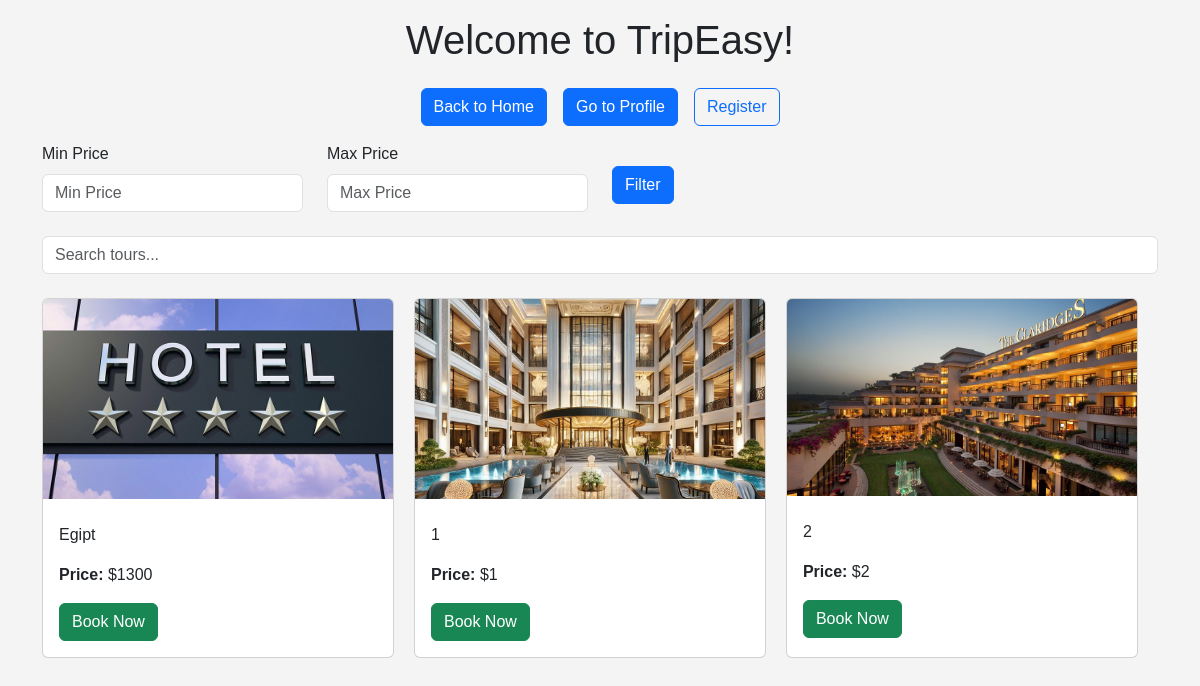
Before: / with the older database file.
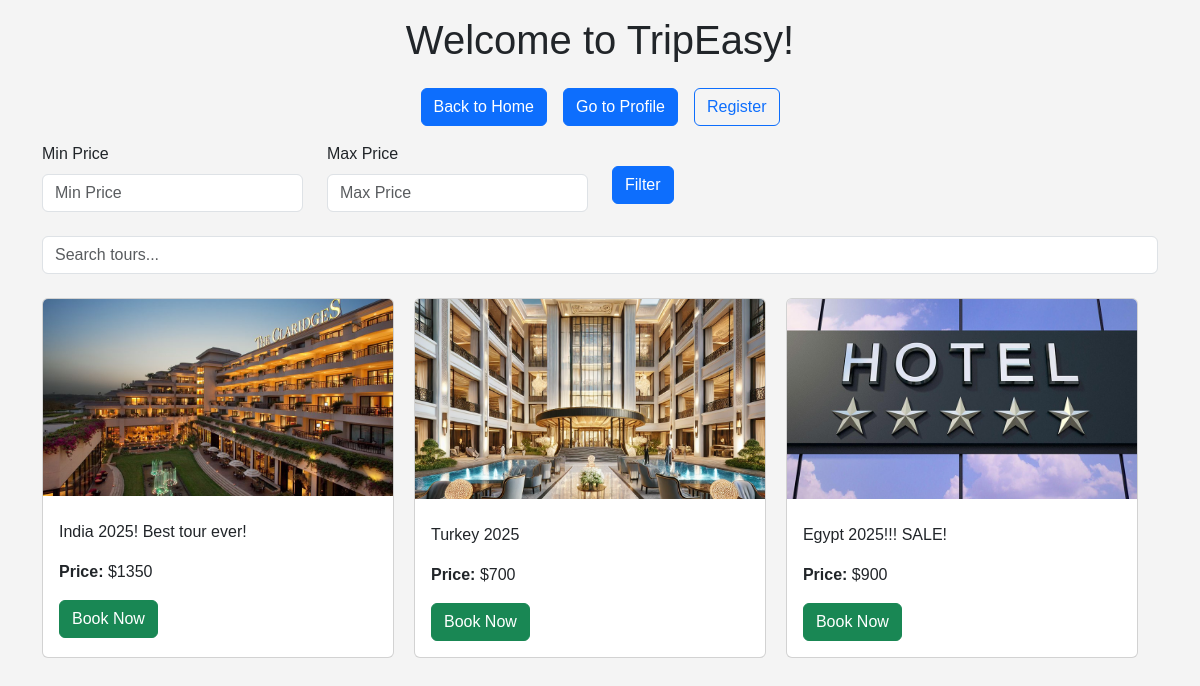
After: the same page with the newer database file.
### db.py (models this page shows)
class Tour(Base):
    __tablename__ = "tours"
    id = Column(Integer, primary_key=True, index=True)
    text = Column(String)
    price = Column(Integer)
    image = Column(String)
    bookings = relationship("Booking", back_populates="tour")

### views.py (the view)
@app.get('/', response_class=HTMLResponse)
async def index(request: Request, db: Session=Depends(get_db)):
    tour = db.query(Tour).all()
    return templates.TemplateResponse('index.html', {'title': 'Home', 'tours': tour, 'request': request})

### templates/index.html (shortened to what this page needs)
{% extends 'base.html' %}
{% block content %}
    <div>
        <form id="filterForm" method="get" class="mb-4">
            <div class="row">
                <div class="col-md-3">
                    <label for="minPrice" class="form-label">Min Price</label>
                    <input type="number" id="minPrice" name="min_price" class="form-control" placeholder="Min Price">
                </div>
                <div class="col-md-3">
                    <label for="maxPrice" class="form-label">Max Price</label>
                    <input type="number" id="maxPrice" name="max_price" class="form-control" placeholder="Max Price">
                </div>
                <div class="col-md-3">
                    <button type="submit" class="btn btn-primary mt-4">Filter</button>
                </div>
            </div>
        </form>
        <input type="text" id="searchInput" class="form-control" placeholder="Search tours...">
    </div>
                <div class="tour-container mt-4" id="tourList">
                    {% for tour in tours %}
                        <div class="tour-item">
                            <div class="card h-100">
                                <img class="tour-image card-img-top" src="{{ tour.image }}" alt="Tour Image">
                                <div class="card-body">
                                    <p class="tour-text">{{ tour.text }}</p>
                                    <p><strong>Price:</strong> ${{ tour.price }}</p>
                                    <a href="/book-tour/{{ tour.id }}" class="btn btn-success">Book Now</a>
                                </div>
                            </div>
                        </div>
                    {% else %}
                        <p>No tours available at the moment.</p>
                    {% endfor %}
                </div>
            </div>
{% endblock %}

### templates/base.html (shortened to what this page needs)
<!DOCTYPE html>
<html lang="en">
<head>
    <link href="https://cdn.jsdelivr.net/npm/bootstrap@5.3.0-alpha1/dist/css/bootstrap.min.css" rel="stylesheet">
    <link rel="stylesheet" href="/static/css/style.css">
    <link rel="stylesheet" title="theme" href="#">
</head>
<body>
    <div class="container">
        <header class="d-flex justify-content-center py-3">
            <h1>Welcome to TripEasy!</h1>
        </header>
        <header class="d-flex justify-content-center">
          <ul class="nav nav-pills">
            <li class="nav-item"><a href="/" class="btn btn-primary">Back to Home</a></li>
            <li class="nav-item"><a href="/profile" class="btn btn-primary mx-3">Go to Profile</a></li>
            <li class="nav-item"><a href="/registration" class="btn btn-outline-primary">Register</a></li>
          </ul>
        </header>
    </div>
    <div class="container mt-3">
        {% block content %}
        {% endblock %}
</body>
</html>

### static/css/style.css (style rules this page uses)
* { margin: 0; padding: 0; box-sizing: border-box; }
body { font-family: Arial, sans-serif; background-color: #f4f4f4; }
#filterForm .form-control { width: 100%; }
.tour-container { display: flex; flex-wrap: wrap; gap: 20px; }
.tour-item { width: calc(33.33% - 20px); margin-bottom: 20px; }
.card { height: 100%; display: flex; flex-direction: column; }
.card-img-top { max-height: 200px; object-fit: cover; }
.card-body { flex-grow: 1; }

Changed rows visible on the page:
removed Tour: image (picture), text "Egipt", price "1300"
changed Tour: image: a different picture; text "1" → "India 2025! Best tour ever!"; price "1" → "1350"
changed Tour: image: a different picture; text "2" → "Turkey 2025"; price "2" → "700"
added Tour: image (picture), text "Egypt 2025!!! SALE!", price "900"
